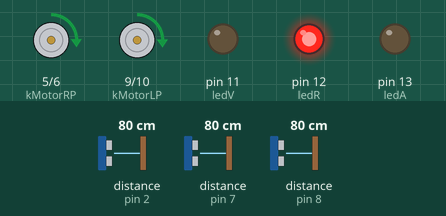
Recording of a sketch running on a simulated Arduino Uno, built with avr-gcc and run on an emulated ATmega328P. Parts: motor-driver pin pairs drawn as motors (green arrow = first pin HIGH = forward, orange = second pin HIGH = backward, longer = more drive), output pins drawn as LEDs (lit = HIGH). Wiring (inferred from the names in the program): 3 × ultrasonic range finder: trigger A3, echo pin 8 / trigger A4, echo pin 2 / trigger A5, echo pin 7. The test bench sets the inputs (shaded band); at power-on: distance to the obstacle (sensors on pin 2, pin 8, pin 7) 80 cm. The echo pulse lasts 58.3 µs per cm; pins used as bus, display or sensor lines are not drawn.

Above: at 2.4 s.
2.5 s: distance to the obstacle (sensor on pin 2) set to 74 cm
At 5.4 s:
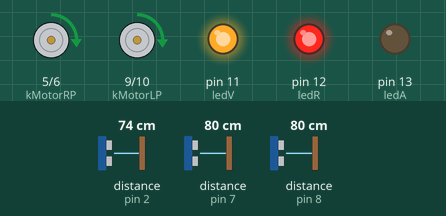
5.9 s: distance to the obstacle (sensor on pin 8) set to 2 cm
At 7.2 s:
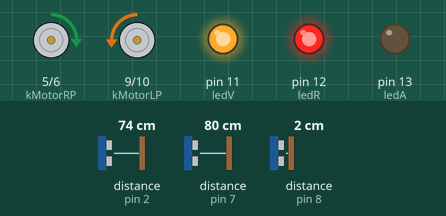
11.2 s: distance to the obstacle (sensor on pin 8) set to 7 cm
14.7 s: distance to the obstacle (sensor on pin 8) set to 10 cm
At 15.8 s:
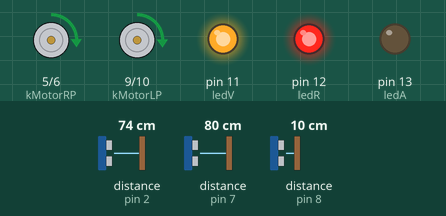
16.9 s: distance to the obstacle (sensor on pin 7) set to 28 cm
19.1 s: distance to the obstacle (sensor on pin 7) set to 23 cm
At 19.8 s:
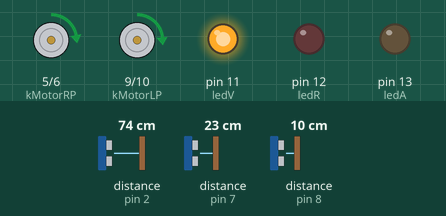
Timing chart, 0 to 22.1 s (numbered marks = the images above; inputs shaded):
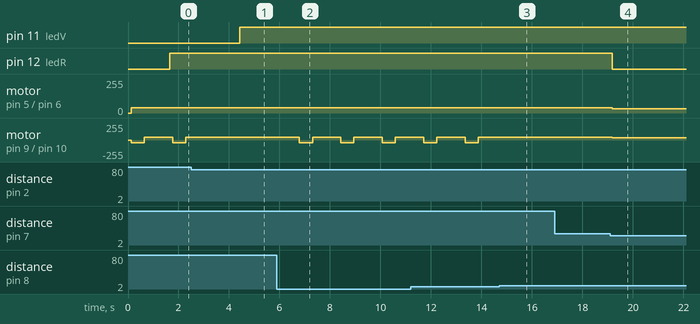

The sketch:

v2.4.ino
```cpp
/*Definicion de los pines necesarios para el funcionamiento de los sensores de ultrasonido.*/
/*Se determina su ubicacion de la siguiente manera: A=adelenate; B=lateral_atras; C=lateral_adelante*/
const int TriggerPinA = A3;
const int EchoPinA = 8;
const int TriggerPinB = A4;
const int EchoPinB = 2;
const int TriggerPinC = A5;
const int EchoPinC = 7;

/*Definicion de variables para medir la distancia de la pared con el sensor*/
int DistanceA_mm;
int DistanceB_mm;
int DistanceC_mm;

/*Definicion de los pines necesarios para el funcionamiento del led*/
const int ledA = 13;
const int ledR = 12;
const int ledV = 11;

/*Deficion de los pines necesarios para el funcionamiento del motor*/
int kMotorLP = 9;
int kMotorLN = 10;
int kMotorRP = 5;
int kMotorRN = 6;

const int Vel_MotorR_adelante = 41;
const int Vel_MotorL_adelante = 42;

/*Definicion de varibles varias, necesarias para el desarrollo del código*/
int Diferencia;
int duration;

const int debugMode = 0;

void setup() {

/*Iniciallizacion de pines como entradas o salidas*/

  pinMode(TriggerPinA, OUTPUT);
  pinMode(EchoPinA, INPUT);
  pinMode(TriggerPinB, OUTPUT);
  pinMode(EchoPinB, INPUT);
  pinMode(TriggerPinC, OUTPUT);
  pinMode(EchoPinC, INPUT);

  pinMode(ledV, OUTPUT);
  pinMode(ledR, OUTPUT);
  pinMode(ledA, OUTPUT);

  if (debugMode) {
    Serial.begin(9600);
  }


/*Inicializacion de variables, primera escritura*/

  digitalWrite(kMotorLP, LOW);
  digitalWrite(kMotorLN, LOW);
  digitalWrite(kMotorRP, LOW);
  digitalWrite(kMotorRN, LOW);
}

int readSensor(int trigger, int echo) {
   digitalWrite(trigger, LOW);
   delayMicroseconds(2);
   digitalWrite(trigger, HIGH);
   delayMicroseconds(10);
   digitalWrite(trigger, LOW);

   duration = pulseIn(echo, HIGH);

   if (duration < 0) duration = 0;
   return ((duration / 2.9) / 2);
}

void Prueba_Led (bool R, bool V, bool A) {
  digitalWrite(ledR,R);
  digitalWrite(ledV,V);
  digitalWrite(ledA,A);
}


void loop() {

 /*Lectura de la distancia de los sensores ultrasónicos con la pared*/
  DistanceA_mm = readSensor(TriggerPinA, EchoPinA);
  delay (55);
  DistanceB_mm = readSensor(TriggerPinB, EchoPinB);
  delay (55);
  DistanceC_mm = readSensor(TriggerPinC, EchoPinC);

/*Cálculo de la diferencia de lectura entre los sensores laterales*/
  Diferencia = DistanceB_mm - DistanceC_mm;

/*Separacion por caso según resultado de la variable anterior*/

/*Caso 1: los sensores estan a una distancia de la pared izquierda entre 6,5 y 9 cm, la diferencia entre sensores es menor a 2 cm y mayor a -2 cm, el sensor delantero mide una distancia mayor a 70 cm*/

  if ( (Diferencia <= 20) && (Diferencia >= -20) && (DistanceB_mm >= 65) && (DistanceB_mm <= 90) && (DistanceC_mm >= 65) && (DistanceC_mm <= 90) && (DistanceA_mm >= 70) ) {
      //Los motores deben avanzar derecho
        analogWrite(kMotorLP, Vel_MotorL_adelante);
        analogWrite(kMotorLN, 0);
        analogWrite(kMotorRP, Vel_MotorR_adelante);
        analogWrite(kMotorRN, 0);
        if (debugMode) {
          Serial.print("caso_1_Diferencia = ");
          Serial.println(Diferencia, DEC);
          delay(500);
        }
      Prueba_Led (LOW, LOW, LOW);
  }

 /*Caso 5: llega a una T */

  else if ( (DistanceA_mm >= 300) && ( (DistanceB_mm >= 250) && (DistanceC_mm >= 250) ) ) {
    if ( (DistanceA_mm <= DistanceB_mm) && (DistanceA_mm <= DistanceC_mm) ) {
       // gira a la izquierda
      analogWrite(kMotorLP, 0);
      analogWrite(kMotorLN, Vel_MotorL_adelante);
      analogWrite(kMotorRP, Vel_MotorR_adelante);
      analogWrite(kMotorRN, 0);
      delay(520);
      //Los motores deben avanzar derecho
      analogWrite(kMotorLP, Vel_MotorL_adelante);
      analogWrite(kMotorLN, 0);
      analogWrite(kMotorRP, Vel_MotorR_adelante);
      analogWrite(kMotorRN, 0);
      delay(1000);
      if (debugMode) {
        Serial.print("caso_5a_A = ");
        Serial.println(DistanceA_mm, DEC);
        Serial.print("caso_5a_B = ");
        Serial.println(DistanceB_mm, DEC);
        Serial.print("caso_5a_C = ");
        Serial.println(DistanceC_mm, DEC);
        delay(500);
      }
      Prueba_Led (HIGH, LOW, LOW);
    }

    else {
      //Los motores deben avanzar derecho
      analogWrite(kMotorLP, Vel_MotorL_adelante);
      analogWrite(kMotorLN, 0);
      analogWrite(kMotorRP, Vel_MotorR_adelante);
      analogWrite(kMotorRN, 0);
      delay(1000);
      if (debugMode) {
        Serial.print("caso_5b_A = ");
        Serial.println(DistanceA_mm, DEC);
        Serial.print("caso_5b_B = ");
        Serial.println(DistanceB_mm, DEC);
        Serial.print("caso_5b_C = ");
        Serial.println(DistanceC_mm, DEC);
        delay(500);
      }
      Prueba_Led (HIGH, HIGH, LOW);
    }
  }

/*Caso 2: algún sensor lateral esta más lejos que 9 cm de la pared izquierda*/

  else if ( ( (DistanceB_mm > 90) || (DistanceC_mm > 90) ) && ( (DistanceB_mm <= 250) || (DistanceC_mm <= 250) ) && (DistanceA_mm >= 70) )  {

/*Caso 2_a: la diferencia es mayor que 0, por ende DistanceC_mm es menor que DistanceB_mm.*/
    if (Diferencia > 0) {
        //El motor izquierdo debe ir más rápido para "enderezar" el robot
        analogWrite(kMotorLP, Vel_MotorL_adelante - 5);
        analogWrite(kMotorLN, 0);
        analogWrite(kMotorRP, Vel_MotorR_adelante - 10);
        analogWrite(kMotorRN, 0);
        if (debugMode) {
          Serial.print("caso_2a_Diferencia = ");
          Serial.println(Diferencia, DEC);
          Serial.print("caso_2a_B = ");
          Serial.println(DistanceB_mm, DEC);
          Serial.print("caso_2a_C = ");
          Serial.println(DistanceC_mm, DEC);
          delay(500);
        }
        Prueba_Led (LOW, HIGH, LOW);
    }

/*Caso 2_b: la diferencia es menor que 0, por ende DistanceC_mm es mayor que DistanceB_mm.*/
    if ((Diferencia <= 0) && (Diferencia >= -250)) {
        //El motor derecho debe ir más rápido para "enderezar" el robot
        analogWrite(kMotorLP, Vel_MotorL_adelante - 10);
        analogWrite(kMotorLN, 0);
        analogWrite(kMotorRP, Vel_MotorR_adelante - 5);
        analogWrite(kMotorRN, 0);
        if (debugMode) {
            Serial.print("caso_2b_Diferencia = ");
            Serial.println(Diferencia, DEC);
            Serial.print("caso_2b_B = ");
            Serial.println(DistanceB_mm, DEC);
            Serial.print("caso_2b_C = ");
            Serial.println(DistanceC_mm, DEC);
            delay(500);
        }
        Prueba_Led (HIGH, LOW, HIGH);
    }
  }

/*Caso 3: algún sensor lateral esta a menos de 6,5 cm de la pared izquierda*/

  else if ( ( (DistanceB_mm < 65) || (DistanceC_mm < 65) ) && (DistanceA_mm >= 70) ) {

/*Caso 3_a: la diferencia es mayor que 0, por ende DistanceC_mm es menor que DistanceB_mm.*/
      if (Diferencia > 0) {
        //Hace un pequeño giro corrector y luego avanza para cambiar de estado
        analogWrite(kMotorLP, Vel_MotorL_adelante);
        analogWrite(kMotorLN, 0);
        analogWrite(kMotorRP, 0);
        analogWrite(kMotorRN, Vel_MotorR_adelante);
        delay(125);
        analogWrite(kMotorLP, Vel_MotorL_adelante);
        analogWrite(kMotorLN, 0);
        analogWrite(kMotorRP, Vel_MotorR_adelante);
        analogWrite(kMotorRN, 0);
        delay(350);
        if (debugMode) {
          Serial.print("caso_3a_Diferencia = ");
          Serial.println(Diferencia, DEC);
          Serial.print("caso_3a_B = ");
          Serial.println(DistanceB_mm, DEC);
          Serial.print("caso_3a_C = ");
          Serial.println(DistanceC_mm, DEC);
          delay(500);
        }
        Prueba_Led (LOW, LOW, HIGH);
      }

/*Caso 3_b: la diferencia es menor que 0, por ende DistanceC_mm es mayor que DistanceB_mm.*/
      if (Diferencia <= 0) {
        //Hace un pequeño giro corrector y luego vanza para cambiar de estado.
        analogWrite(kMotorLP, 0);
        analogWrite(kMotorLN, Vel_MotorL_adelante);
        analogWrite(kMotorRP, Vel_MotorR_adelante);
        analogWrite(kMotorRN, 0);
        delay(100);
        analogWrite(kMotorLP, Vel_MotorL_adelante);
        analogWrite(kMotorLN, 0);
        analogWrite(kMotorRP, Vel_MotorR_adelante);
        analogWrite(kMotorRN, 0);
        delay(350);
        if (debugMode) {
            Serial.print("caso_3b_Diferencia = ");
            Serial.println(Diferencia, DEC);
            Serial.print("caso_3b_B = ");
            Serial.println(DistanceB_mm, DEC);
            Serial.print("caso_3b_C = ");
            Serial.println(DistanceC_mm, DEC);
            delay(500);
        }
        Prueba_Led (LOW, HIGH, HIGH);
      }
  }

/*Caso 4: se llega a una esquina, por ende debe girar*/

  else if ( (DistanceA_mm <= 80) && ( (DistanceB_mm < 135) && (DistanceC_mm < 135) ) ) {
    // gira a la derecha
    analogWrite(kMotorLP, Vel_MotorL_adelante);
    analogWrite(kMotorLN, 0);
    analogWrite(kMotorRP, 0);
    analogWrite(kMotorRN, Vel_MotorR_adelante);
    delay (500);
    if (debugMode) {
        Serial.print("caso_4a_A = ");
        Serial.println(DistanceA_mm, DEC);
        Serial.print("caso_4a_B = ");
        Serial.println(DistanceB_mm, DEC);
        Serial.print("caso_4a_C = ");
        Serial.println(DistanceC_mm, DEC);
        delay(500);
    }
    Prueba_Led (HIGH, HIGH, HIGH);
  }

  else if ( (DistanceA_mm <= 80) && ( (DistanceB_mm >= 135) && (DistanceC_mm >= 135) ) ) {
    // gira a la izquierda
    analogWrite(kMotorLP, 0);
    analogWrite(kMotorLN, Vel_MotorL_adelante);
    analogWrite(kMotorRP, Vel_MotorR_adelante);
    analogWrite(kMotorRN, 0);
    delay(520);
    //Los motores deben avanzar derecho
    analogWrite(kMotorLP, Vel_MotorL_adelante);
    analogWrite(kMotorLN, 0);
    analogWrite(kMotorRP, Vel_MotorR_adelante);
    analogWrite(kMotorRN, 0);
    delay(1000);
    if (debugMode) {
      Serial.print("caso_4b_A = ");
      Serial.println(DistanceA_mm, DEC);
      Serial.print("caso_4b_B = ");
      Serial.println(DistanceB_mm, DEC);
      Serial.print("caso_4b_C = ");
      Serial.println(DistanceC_mm, DEC);
      delay(500);
    }
  }
/*Fin del código*/
}
```

Measured:
- the behaviour switches between 80 and 79 cm on distance to the obstacle (sensor on pin 2) (found by bisection; images 0 and 1)
- the behaviour switches between 8 and 9 cm on distance to the obstacle (sensor on pin 8) (found by bisection; images 2 and 3)
- the behaviour switches between 26 and 25 cm on distance to the obstacle (sensor on pin 7) (found by bisection; images 3 and 4)
- after the input at 2.5 s, pin 11 (ledV): LOW → HIGH after 1.9 s; motor on pin 9 (kMotorLP) / pin 10 (kMotorLN): stops changing and stays forward 42/255
- after the input at 5.9 s, motor on pin 9 (kMotorLP) / pin 10 (kMotorLN): alternates forward 42/255 for 1.1 s and backward 42/255 for 0.52 s, starting after 0.89 s
- after the input at 14.7 s, motor on pin 9 (kMotorLP) / pin 10 (kMotorLN): stays forward 42/255 (without the input it goes to backward 42/255 after 0.29 s)
- after the input at 16.9 s, every drawn part: stays the same
- after the input at 19.1 s, pin 12 (ledR): HIGH → LOW after 0.07 s; motor on pin 5 (kMotorRP) / pin 6 (kMotorRN): forward 41/255 → forward 31/255 after 0.07 s; motor on pin 9 (kMotorLP) / pin 10 (kMotorLN): forward 42/255 → forward 37/255 after 0.07 s
- by itself, motor on pin 9 (kMotorLP) / pin 10 (kMotorLN): alternates forward 42/255 for 1.1 s and backward 42/255 for 0.52 s
